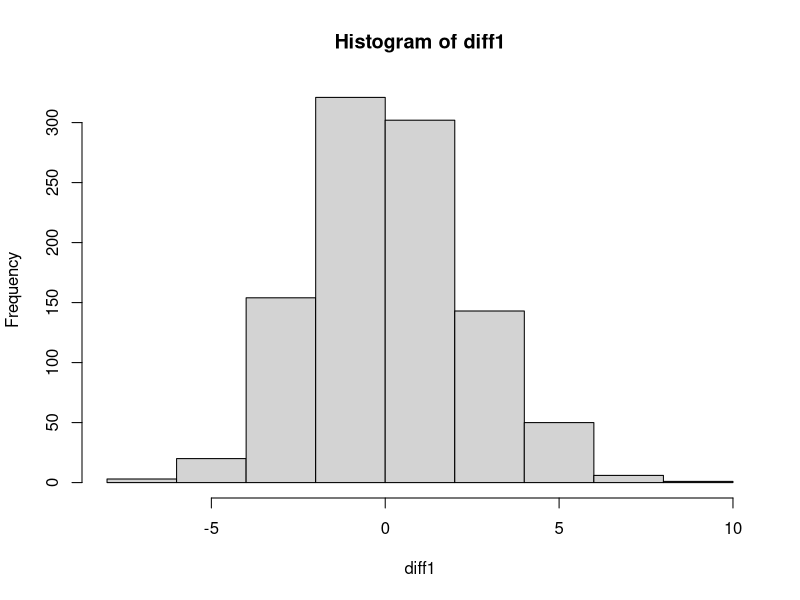
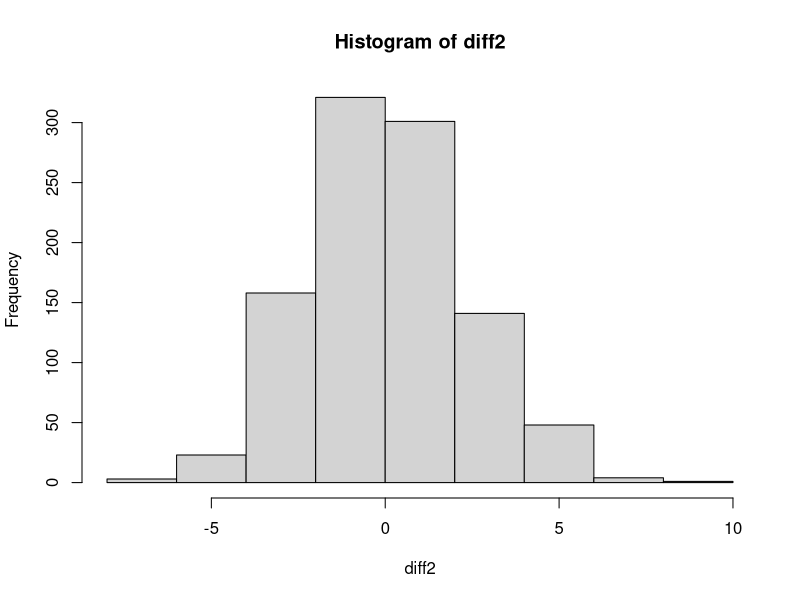

Write R code to recreate these figures, in order.
## ---- chunk 1
knitr::opts_chunk$set(echo = TRUE)
EuclideanNorm = function(x){
  res = sqrt(sum(x^2))
  return(res)
}
EuclideanNorm(c(1:5))
## ---- chunk 2
x = c(3:16)
d = 0
for (i in 1 : length(x)){
  d = d + x[i]^2
  cat("Iteration =", i,  "value of x = ", x[i],"value of d =",d, "\n")
}
sqrt(d)
d

## ---- chunk 3
myvar = function(x){
  n = length(x) ##sample size of x
  xbar = sum(x) / n
  x.centered=x-xbar
  res = sum(x.centered^2)/(n-1)
  return(res)
}
myvar(x)
## ---- chunk 4
theta1 = function(x){
  res=mean(x)^2
  return(res)
}
theta2 = function(x){
  n = length(x)
  res = (sum(x)^2 - sum(x^2)) / (n * (n-1)) ###first is squared summation
  return(res)
  
}
###simulation: suppose the sample size is 20 , simulate from normal distribution where mean (5) var (1)
diff1=c()
diff2=c()
for (rep in 1:1000){
  z= rnorm(20,5,1)
  diff1[rep] = theta1(z) - 25
  diff2[rep] = theta2(z) - 25
  
}

hist(diff1)
hist(diff2)

